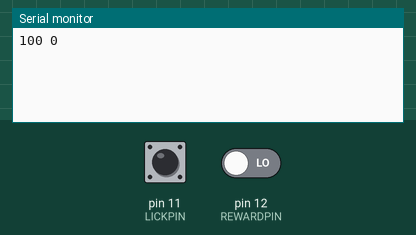
Recording of a sketch running on a simulated Arduino Uno, built with avr-gcc and run on an emulated ATmega328P. Shown: the last lines printed to the serial monitor. Inputs (shaded band) come from the test bench; at power-on: pin 11 (LICKPIN) HIGH, pin 12 (REWARDPIN) LOW.

Above: at 1.2 s.
1.3 s: pin 11 (LICKPIN) pulled LOW for 0.15 s
At 2.4 s:
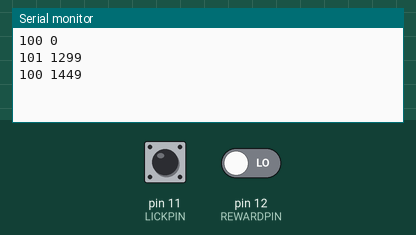
2.9 s: pin 11 (LICKPIN) pulled LOW for 1 s
At 4.8 s:
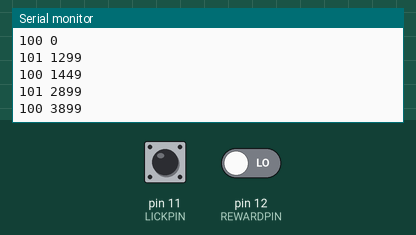
Timing chart, 0 to 6.3 s (numbered marks = the images above; inputs shaded):
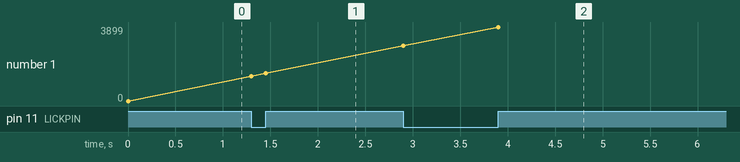

The sketch:

digital_input.ino
```cpp
const int LICKPIN = 11;
const int REWARDPIN = 12;

const uint8_t LICKON = 101;
const uint8_t LICKOFF = 100;
const uint8_t REWARDON = 255;

int currLickState;
int prevLickState;
int currRewardState;
int prevRewardState;

unsigned long time;

void setup() {
  pinMode(LICKPIN, INPUT_PULLUP);
  pinMode(REWARDPIN, INPUT);
  Serial.begin(115200);
}

void loop() {
  currLickState = digitalRead(LICKPIN);
  currRewardState = digitalRead(REWARDPIN);

  if (prevLickState && !currLickState) {
    Serial.print(LICKON);
    Serial.print(" ");
    Serial.println(millis());
  }

  if (!prevLickState && currLickState) {
    Serial.print(LICKOFF);
    Serial.print(" ");
    Serial.println(millis());
  }

  if (prevRewardState && !currRewardState) {
    Serial.print(REWARDON);
    Serial.print(" ");
    Serial.println(millis());
  }

  prevLickState = currLickState;
  prevRewardState = currRewardState;
}
```

Measured:
- after the input at 1.3 s, the serial monitor: prints a new line at once (image 1)
- after the input at 2.9 s, the serial monitor: prints a new line at once (image 2)
- plotted number 1: 0 → 1449 after the input at 1.3 s, 1449 → 3899 after the input at 2.9 s
